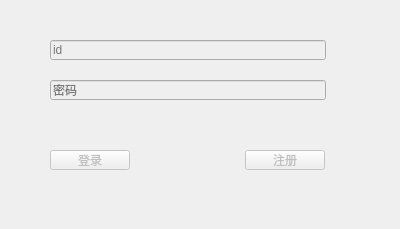
<?xml version="1.0" encoding="UTF-8"?>
<ui version="4.0">
 <class>LoginDialog</class>
 <widget class="QDialog" name="LoginDialog">
  <property name="geometry">
   <rect>
    <x>0</x>
    <y>0</y>
    <width>400</width>
    <height>229</height>
   </rect>
  </property>
  <property name="windowTitle">
   <string>云度网盘</string>
  </property>
  <widget class="QLineEdit" name="lineEdit_id">
   <property name="enabled">
    <bool>false</bool>
   </property>
   <property name="geometry">
    <rect>
     <x>50</x>
     <y>40</y>
     <width>276</width>
     <height>20</height>
    </rect>
   </property>
   <property name="placeholderText">
    <string>id</string>
   </property>
  </widget>
  <widget class="QLineEdit" name="lineEdit_pwd">
   <property name="enabled">
    <bool>false</bool>
   </property>
   <property name="geometry">
    <rect>
     <x>50</x>
     <y>80</y>
     <width>276</width>
     <height>20</height>
    </rect>
   </property>
   <property name="echoMode">
    <enum>QLineEdit::Password</enum>
   </property>
   <property name="placeholderText">
    <string>密码</string>
   </property>
  </widget>
  <widget class="QPushButton" name="pushButton_login">
   <property name="enabled">
    <bool>false</bool>
   </property>
   <property name="geometry">
    <rect>
     <x>50</x>
     <y>150</y>
     <width>80</width>
     <height>20</height>
    </rect>
   </property>
   <property name="text">
    <string>登录</string>
   </property>
  </widget>
  <widget class="QPushButton" name="pushButton_register">
   <property name="enabled">
    <bool>false</bool>
   </property>
   <property name="geometry">
    <rect>
     <x>245</x>
     <y>150</y>
     <width>80</width>
     <height>20</height>
    </rect>
   </property>
   <property name="text">
    <string>注册</string>
   </property>
  </widget>
 </widget>
 <resources/>
 <connections/>
</ui>
